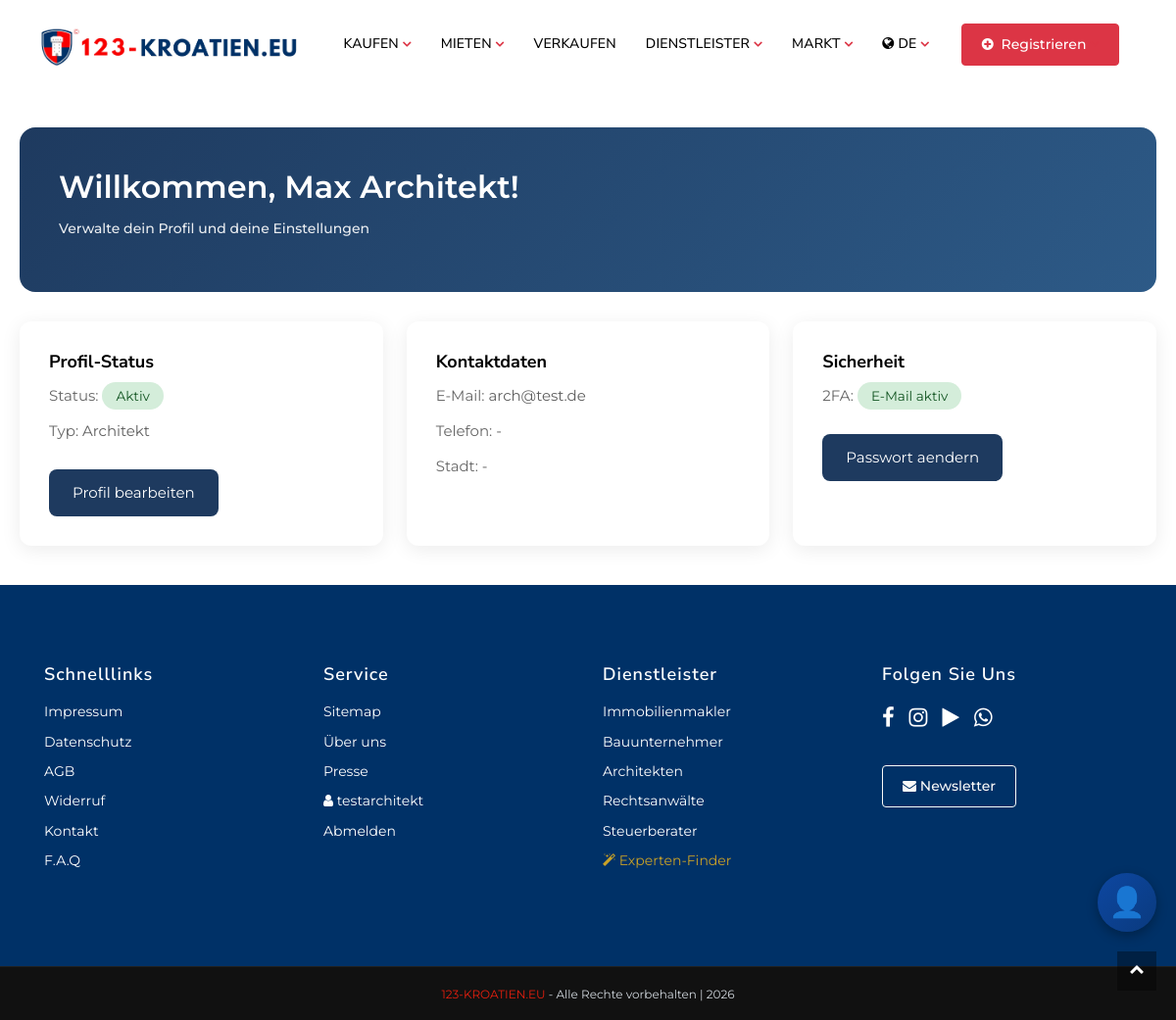
The app's page /ge/portal/dashboard/ (signed in), older data.
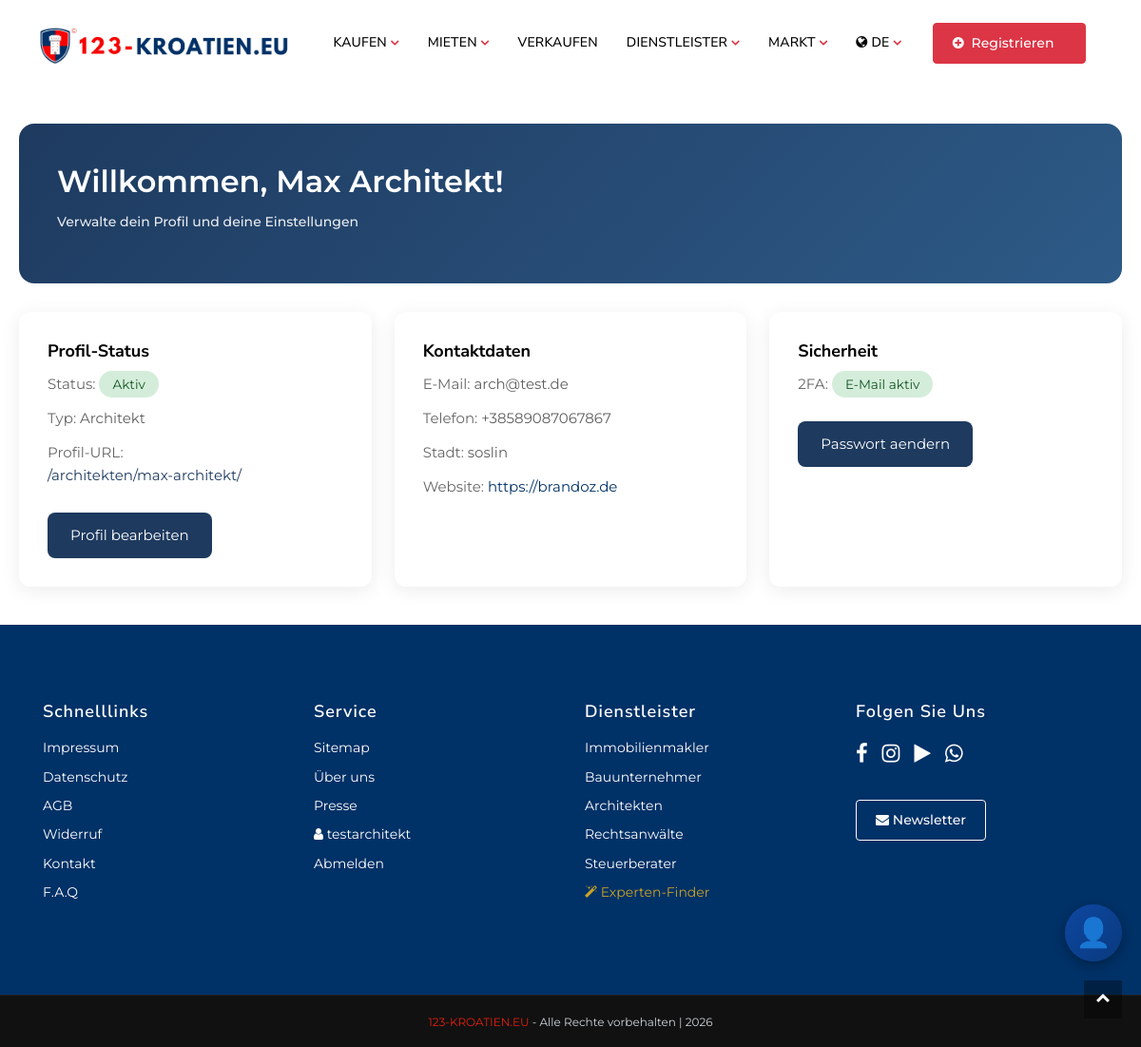
The same page, newer data.
### pages/models.py (models this page shows)
class Translation(models.Model):
    PAGES = (
        ('home', 'home'),
        ('about', 'about'),
        ('listings', 'listings'),
        ('property details', 'property details'),
        ('blog', 'blog'),
        ('blog details', 'blog details'),
        ('contact', 'contact'),
        ('privacy', 'privacy'),
        ('navbar', 'navbar'),
        ('add-property', 'add-property'),
        ('profile', 'profile'),
        ('footer', 'footer'),
        ('login', 'login'),
        ('signup', 'signup'),
        ('faq', 'faq'),
        ('forget-password', 'forget-password'),
        ('reset-password', 'reset-password')
    )
    name = models.CharField(max_length=255, unique=True)
    page = models.CharField(max_length=50, choices=PAGES)
    english_content = models.TextField(blank=True)
    german_content = models.TextField(blank=True)
    french_content = models.TextField(blank=True)
    greek_content = models.TextField(blank=True)
    croatian_content = models.TextField(blank=True)
    polish_content = models.TextField(blank=True)
    czech_content = models.TextField(blank=True)
    russian_content = models.TextField(blank=True)
    swedish_content = models.TextField(blank=True)
    norway_content = models.TextField(blank=True)
    slovak_content = models.TextField(blank=True)
    dutch_content = models.TextField(blank=True)
    class Meta:
        ordering = ['name']

### main/professional_models.py (models this page shows, shortened)
class Professional(models.Model):
    class Meta:
        verbose_name = "Registrierung"
        verbose_name_plural = "Professionals (Registrierungen)"
    id = models.UUIDField(default=uuid.uuid4, unique=True, primary_key=True, editable=False)
    user = models.OneToOneField(User, on_delete=models.SET_NULL, null=True, blank=True, related_name='professional_profile')
    has_portal_access = models.BooleanField(default=False, help_text='Zugang zum Makler-Portal')
    professional_type = models.CharField(max_length=50, choices=PROFESSIONAL_TYPES)
    name = models.CharField(max_length=200)  # Name oder Firmenname
    email = models.EmailField(max_length=500)
    phone = models.CharField(max_length=50, blank=True, null=True)
    city = models.CharField(max_length=100)
    region = models.CharField(max_length=50, choices=REGIONS)
    address = models.CharField(max_length=300, blank=True, null=True)
    service_regions = models.CharField(max_length=500, blank=True, null=True)  # Komma-getrennt
    languages_spoken = models.CharField(max_length=200)
    company_name = models.CharField(max_length=200, blank=True, null=True)
    website = models.URLField(blank=True, null=True)
    logo = models.ImageField(upload_to='professionals/logos/', blank=True, null=True)
    portrait = models.ImageField(upload_to='professionals/portraits/', blank=True, null=True)
    id_document = models.FileField(upload_to='professionals/verification/id/', blank=True, null=True,
                                   help_text='Personalausweis oder Reisepass (PDF/JPG)')
    business_document = models.FileField(upload_to='professionals/verification/business/', blank=True, null=True,
                                         help_text='Handelsregisterauszug, Kammerbescheinigung, etc.')
    verification_notes = models.TextField(blank=True, null=True,
                                          help_text='Interne Notizen zur Verifizierung')
    verified_by = models.CharField(max_length=100, blank=True, null=True,
                                   help_text='Name des Mitarbeiters der verifiziert hat')
    verification_date = models.DateTimeField(blank=True, null=True)
    profile_text_style = models.CharField(max_length=50, blank=True, null=True,
                                          help_text='Stil des gewählten Profiltextes')
    profile_text_original = models.TextField(blank=True, null=True,
                                             help_text='Originaltext in der Eingabesprache')
    description_de = models.TextField(blank=True, null=True, help_text='Beschreibung Deutsch')
    description_hr = models.TextField(blank=True, null=True, help_text='Beschreibung Kroatisch')
    description_en = models.TextField(blank=True, null=True, help_text='Beschreibung Englisch')
    failed_attempts = models.IntegerField(default=0)
    blocked_until = models.DateTimeField(blank=True, null=True)
    registration_ip = models.GenericIPAddressField(blank=True, null=True)
    registration_number = models.CharField(max_length=100, blank=True, null=True)
    oib_number = models.CharField(max_length=20, blank=True, null=True)  # Kroatische Steuernummer
    slug = models.SlugField(max_length=200, unique=True)
    is_active = models.BooleanField(default=False)
    profile_views = models.PositiveIntegerField(default=0, help_text='Anzahl Profilaufrufe')
    is_verified = models.BooleanField(default=False)
    verified_at = models.DateTimeField(blank=True, null=True)
    totp_secret = models.CharField(max_length=32, blank=True, null=True)
    totp_enabled = models.BooleanField(default=False)
    totp_verified = models.BooleanField(default=False)
    must_setup_2fa = models.BooleanField(default=True, help_text='Muss 2FA bei erstem Login einrichten')
    email_2fa_enabled = models.BooleanField(default=True, help_text='2FA per E-Mail aktiviert')
    email_2fa_code = models.CharField(max_length=6, blank=True, null=True)
    email_2fa_code_created = models.DateTimeField(blank=True, null=True)
    created_at = models.DateTimeField(auto_now_add=True)
    updated_at = models.DateTimeField(auto_now=True)
    class Meta:
        verbose_name = "Registrierung"
        verbose_name_plural = "Professionals"
        ordering = ["-created_at"]

### main/professional_portal_views.py (the view)
# urls.py: path('dashboard/', professional_portal_views.dashboard_gruppe_b, name='dashboard'),
@login_required(login_url='account:login')
def dashboard_gruppe_b(request):
    try:
        professional = Professional.objects.get(user=request.user)
    except Professional.DoesNotExist:
        messages.error(request, 'Kein Professional-Profil gefunden.')
        return redirect('main:home')
    return render(request, 'professional_portal/dashboard_gruppe_b.html', {'professional': professional})

### templates/professional_portal/dashboard_gruppe_b.html (shortened to what this page needs)
{% extends 'include/base.html' %}
{% load static %}
{% block body %}
<div class="dashboard-container">
<div class="dashboard-header">
<h1>Willkommen, {{ professional.name }}!</h1>
<p>Verwalte dein Profil und deine Einstellungen</p>
</div>
<div class="dashboard-grid">
<div class="dashboard-card">
<h3 class="card-title">Profil-Status</h3>
<div class="info-row">
<span class="info-label">Status:</span>
{% if professional.is_active %}<span class="status-badge status-active">Aktiv</span>{% else %}<span class="status-badge status-pending">In Pruefung</span>{% endif %}
</div>
<div class="info-row">
<span class="info-label">Typ:</span> {{ professional.get_professional_type_display }}
</div>
{% if professional.slug %}
<div class="info-row">
<span class="info-label">Profil-URL:</span><br>
<a href="/ge/kroatien/architekten/{{ professional.slug }}/" class="profile-link" target="_blank">/architekten/{{ professional.slug }}/</a>
</div>
{% endif %}
<a href="{% url 'professional_portal:edit_profile' %}" class="btn-dashboard">Profil bearbeiten</a>
</div>
<div class="dashboard-card">
<h3 class="card-title">Kontaktdaten</h3>
<div class="info-row"><span class="info-label">E-Mail:</span> {{ professional.email }}</div>
<div class="info-row"><span class="info-label">Telefon:</span> {{ professional.phone|default:"-" }}</div>
<div class="info-row"><span class="info-label">Stadt:</span> {{ professional.city|default:"-" }}</div>
{% if professional.website %}
<div class="info-row"><span class="info-label">Website:</span> <a href="{{ professional.website }}" target="_blank">{{ professional.website }}</a></div>
{% endif %}
</div>
<div class="dashboard-card">
<h3 class="card-title">Sicherheit</h3>
<div class="info-row">
<span class="info-label">2FA:</span>
{% if professional.totp_enabled %}<span class="status-badge status-active">Authenticator aktiv</span>
{% elif professional.email_2fa_enabled %}<span class="status-badge status-active">E-Mail aktiv</span>
{% else %}<span class="status-badge status-pending">Nicht eingerichtet</span>{% endif %}
</div>
<a href="{% url 'professional_portal:change_password' %}" class="btn-dashboard">Passwort aendern</a>
</div>
</div>
</div>
{% endblock body %}

### templates/include/base.html (shortened to what this page needs)
<!DOCTYPE html>
{% load static %}
{% load i18n %}
<html>
<head>
    <link href="{% static 'css/styles.css' %}" rel="stylesheet" type="text/css">
    <link href="{% static 'css/custom.css' %}" rel="stylesheet" type="text/css">
    <link rel="stylesheet" href="https://cdnjs.cloudflare.com/ajax/libs/font-awesome/4.7.0/css/font-awesome.min.css">
</head>
<body>
        <nav class="navbar navbar-nav navbar-hover navbar-expand-lg navbar-soft">
            <div class="container">
                <a class="navbar-brand" href="/">
                    <img src="{% static 'images/logo-black2.png' %}" alt="logo" class="img-fluid" style="width: 270px;">
                </a>
                <div class="collapse navbar-collapse" id="main_nav99">
                    <ul class="navbar-nav mx-auto">
                        <li class="nav-item dropdown">
                            <a class="nav-link active dropdown-toggle" href="" data-toggle="dropdown">{{ nav_buy }}</a>
                        </li>
                        <li class="nav-item dropdown">
                            <a class="nav-link active dropdown-toggle" href="" data-toggle="dropdown">{{ nav_rent }}</a>
                        </li>
                        <li class="nav-item">
                            <a class="nav-link active" href="{% url 'main:owner' %}">{{ nav_sell }}</a>
                        </li>
                        <li class="nav-item dropdown">
                            <a class="nav-link active dropdown-toggle" href="#" data-toggle="dropdown">{{ nav_services }}</a>
                        </li>
                        <li class="nav-item dropdown">
                            <a class="nav-link active dropdown-toggle" href="#" data-toggle="dropdown">{{ nav_market }}</a>
                        </li>
                        <li class="nav-item dropdown">
                            <a class="nav-link dropdown-toggle" href="#" data-toggle="dropdown">
                                <i class="fa fa-globe"></i> {% if language == 'ge' %}DE{% elif language == 'en' %}EN{% elif language == 'hr' %}HR{% elif language == 'fr' %}FR{% elif language == 'pl' %}PL{% elif language == 'cz' %}CZ{% elif language == 'ru' %}RU{% elif language == 'gr' %}GR{% elif language == 'sw' %}SW{% elif language == 'no' %}NO{% elif language == 'sk' %}SK{% elif language == 'nl' %}NL{% else %}DE{% endif %}
                            </a>
                        </li>
                    </ul>
                    <ul class="navbar-nav">
                        <li class="nav-item dropdown">
                            <a href="#" class="btn btn-danger text-capitalize dropdown-toggle" data-toggle="dropdown">
                                <i class="fa fa-plus-circle mr-1"></i> {{ nav_register_service }}
                            </a>
                        </li>
                    </ul>
                </div>
            </div>
        </nav>
        {% block body %}
        {% endblock body%}
        {% include 'include/footer.html' %}
        <a href="javascript:" id="return-to-top"><i class="fa fa-chevron-up"></i></a>
        {% include "chatbot_widget.html" %}
    </body>
</html>

### templates/include/footer.html (shortened to what this page needs)
{% load static %}
<footer>
    <div class="myFooterBg wrapper__footer">
        <div class="container">
            <div class="row">
                <div class="col-md-3">
                    <div class="widget__footer">
                        <h4 class="footer-title">{{Quick_Links}}</h4>
                        <ul class="list-unstyled footer-links">
                            <li><a href="{% url 'main:imprint' %}" class="text-white">{{Imprint}}</a></li>
                            <li><a href="{% url 'main:data-protection' %}" class="text-white">{{PrivacyPolicy}}</a></li>
                            <li><a href="{% url 'main:agb' %}" class="text-white">{{TermsConditions}}</a></li>
                            <li><a href="{% url 'main:cancellation-policy' %}" class="text-white">{{Withdrawal}}</a></li>
                            <li><a href="{% url 'main:contact' %}" class="text-white">{{Contact}}</a></li>
                            <li><a href="{% url 'main:faq' %}" class="text-white">{{nav_faq}}</a></li>
                        </ul>
                    </div>
                </div>
                <div class="col-md-3">
                    <div class="widget__footer">
                        <h4 class="footer-title">{{Service}}</h4>
                        <ul class="list-unstyled footer-links">
                            <li><a href="#" class="text-white">{{Sitemap}}</a></li>
                            <li><a href="{% url 'main:about' %}" class="text-white">{{ nav_about }}</a></li>
                            <li><a href="{% url 'main:blog-single-1' %}" class="text-white">{{Press}}</a></li>
                            {% if user.is_authenticated %}
                            <li><a href="#" class="text-white"><i class="fa fa-user"></i> {{ user.username }}</a></li>
                            <li><a href="{% url 'account:logout' %}" class="text-white">{{ nav_logout }}</a></li>
                            {% else %}
                            <li><a href="{% url 'account:login' %}" class="text-white">{{Login}}</a></li>
                            <li><a href="{% url 'account:signup' %}" class="text-white">{{FreeRegistration}}</a></li>
                            {% endif %}
                        </ul>
                    </div>
                </div>
                <div class="col-md-3">
                    <div class="widget__footer">
                        <h4 class="footer-title">{{footer_services}}</h4>
                        <ul class="list-unstyled footer-links">
                            <li><a href="/{{ language }}/{{ country_name }}/{{ url_realtor }}/" class="text-white">{{dropdown_realtor}}</a></li>
                            <li><a href="/{{ language }}/{{ country_name }}/{{ url_contractor }}/" class="text-white">{{dropdown_contractor}}</a></li>
                            <li><a href="/{{ language }}/{{ country_name }}/{{ url_architect }}/" class="text-white">{{dropdown_architect}}</a></li>
                            <li><a href="/{{ language }}/{{ country_name }}/{{ url_lawyer }}/" class="text-white">{{dropdown_lawyer}}</a></li>
                            <li><a href="/{{ language }}/{{ country_name }}/{{ url_tax_advisor }}/" class="text-white">{{dropdown_tax_advisor}}</a></li>
                            <li><a href="/{{ language }}/{{ url_experten_finder }}/" class="text-white" style="color:#c9a227 !important;"><i class="fa fa-magic"></i> {{ experten_finder_label }}</a></li>
                        </ul>
                    </div>
                </div>
                <div class="col-md-3">
                    <div class="widget__footer">
                        <h4 class="footer-title">{{follow_us}}</h4>
                        <div class="social-icons-row">
                            <a href="https://facebook.com" target="_blank"><i class="fa fa-facebook"></i></a>
                            <a href="https://instagram.com" target="_blank"><i class="fa fa-instagram"></i></a>
                            <a href="https://tiktok.com" target="_blank"><i class="fa fa-play"></i></a>
                            <a href="https://whatsapp.com" target="_blank"><i class="fa fa-whatsapp"></i></a>
                        </div>
                        <a href="{% url 'main:contact' %}?newsletter=1" class="btn btn-outline-light btn-sm mt-3">
                            <i class="fa fa-envelope"></i> {{newsletter}}
                        </a>
                    </div>
                </div>
            </div>
        </div>
    </div>
    <div class="bg__footer-bottom-v1">
        <div class="container">
            <div class="row" align="center">
                <div class="col-md-12">
                    <span><a href="#" class="comCopy" style="color: #E41F0E;">123-Kroatien.eu</a> - {{all_rights_reserved}} | 2026</span>
                </div>
            </div>
        </div>
    </div>
</footer>

Row changes from the older to the newer data that the page shows:
changed Professional "Max Architekt": slug (not shown) → "max-architekt"; phone "-" → "+38589087067867"; city "-" → "soslin"; website (not shown) → "https://brandoz.de"
Text that changed along with them:
text now shown: "Profil-URL: /architekten/ / Website:"
